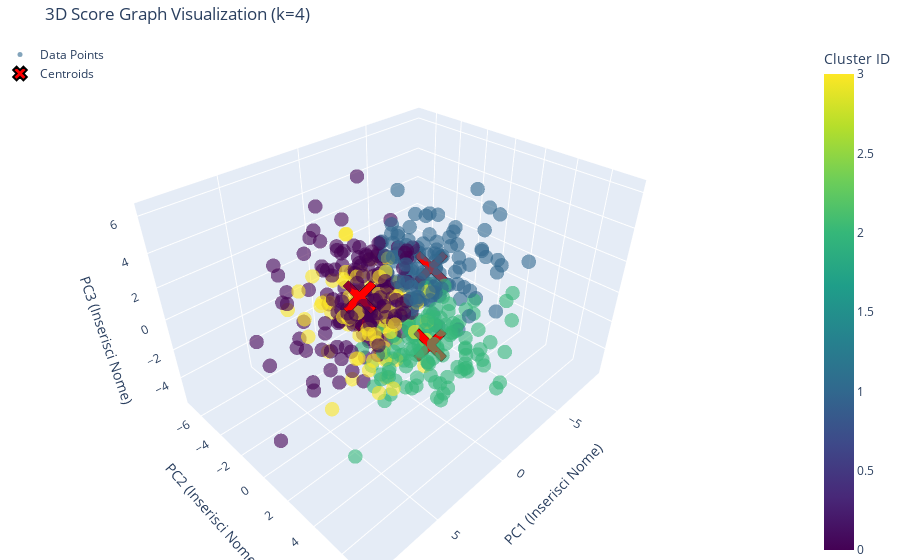

Source (notebook cell):
### Code cell
import plotly.graph_objects as go
import numpy as np

# --- ASSUNZIONI ---
# Assumiamo che 'responses_ft_pca', 'kmeans_final' e 'best_k' siano già calcolati.
# Assumiamo anche che tu abbia dato dei nomi alle PC nello step precedente.
# Esempio: pc_names = ['Qualità', 'Prezzo', 'Servizio']
# Se non li hai, usa quelli generici qui sotto:
pc1_name = "PC1 (Inserisci Nome)"
pc2_name = "PC2 (Inserisci Nome)"
pc3_name = "PC3 (Inserisci Nome)"

# 1. Recuperiamo le etichette e i centroidi
cluster_labels = kmeans_final.predict(responses_ft_pca)
centroids = kmeans_final.cluster_centers_

# 2. Creazione della traccia per i Punti Dati (Score Graph)
trace_data = go.Scatter3d(
    x=responses_ft_pca[:, 0],
    y=responses_ft_pca[:, 1],
    z=responses_ft_pca[:, 2],
    mode='markers',
    marker=dict(
        size=5,
        color=cluster_labels,      # Colora in base al cluster
        colorscale='Viridis',      # Scala di colori (simile a matplotlib)
        opacity=0.6,
        colorbar=dict(title="Cluster ID")
    ),
    text=[f"Cluster: {l}" for l in cluster_labels], # Mostra il cluster quando passi col mouse
    name='Data Points'
)

# 3. Creazione della traccia per i Centroidi
trace_centroids = go.Scatter3d(
    x=centroids[:, 0],
    y=centroids[:, 1],
    z=centroids[:, 2],
    mode='markers',
    marker=dict(
        size=12,             # Più grandi dei punti dati
        color='red',         # Rosso per distinguerli
        symbol='x',          # Simbolo X
        line=dict(width=2, color='black') # Contorno (simulato o spessore)
    ),
    name='Centroids'
)

# 4. Configurazione del Layout (Titoli, Assi e Legenda)
layout = go.Layout(
    title=f'3D Score Graph Visualization (k={best_k})',
    scene=dict(
        xaxis_title=pc1_name,  # QUI appaiono i nomi delle PC sugli assi
        yaxis_title=pc2_name,
        zaxis_title=pc3_name
    ),
    legend=dict(
        x=0,
        y=1
    ),
    margin=dict(l=0, r=0, b=0, t=40) # Riduce i margini bianchi
)

# 5. Creazione e visualizzazione della figura
fig = go.Figure(data=[trace_data, trace_centroids], layout=layout)

fig.show()

### Figure 1 — Plotly figure (JSON) as saved in the notebook; plotly's stock layout.template omitted (floating-point values rounded to 4 significant figures; data arrays with more than 128 entries replaced by an {"elided": "..."} marker saying what was removed)
{"data": [{"marker": {"color": {"elided": "506 int values"}, "colorbar": {"title": {"text": "Cluster ID"}}, "colorscale": [[0, "#440154"], [0.1111, "#482878"], [0.2222, "#3e4989"], [0.3333, "#31688e"], [0.4444, "#26828e"], [0.5556, "#1f9e89"], [0.6667, "#35b779"], [0.7778, "#6ece58"], [0.8889, "#b5de2b"], [1, "#fde725"]], "opacity": 0.6, "size": 5}, "mode": "markers", "name": "Data Points", "text": {"elided": "506 str values"}, "type": "scatter3d", "x": {"elided": "506 float values"}, "y": {"elided": "506 float values"}, "z": {"elided": "506 float values"}}, {"marker": {"color": "red", "line": {"color": "black", "width": 2}, "size": 12, "symbol": "x"}, "mode": "markers", "name": "Centroids", "type": "scatter3d", "x": [2.115, -2.999, 0.1248, -0.2697], "y": [-0.4792, -0.2379, 2.636, -2.406], "z": [1.347, 0.9277, -1.129, -2.041]}], "layout": {"legend": {"x": 0, "y": 1}, "margin": {"b": 0, "l": 0, "r": 0, "t": 40}, "scene": {"xaxis": {"title": {"text": "PC1 (Inserisci Nome)"}}, "yaxis": {"title": {"text": "PC2 (Inserisci Nome)"}}, "zaxis": {"title": {"text": "PC3 (Inserisci Nome)"}}}, "title": {"text": "3D Score Graph Visualization (k=4)"}}}
